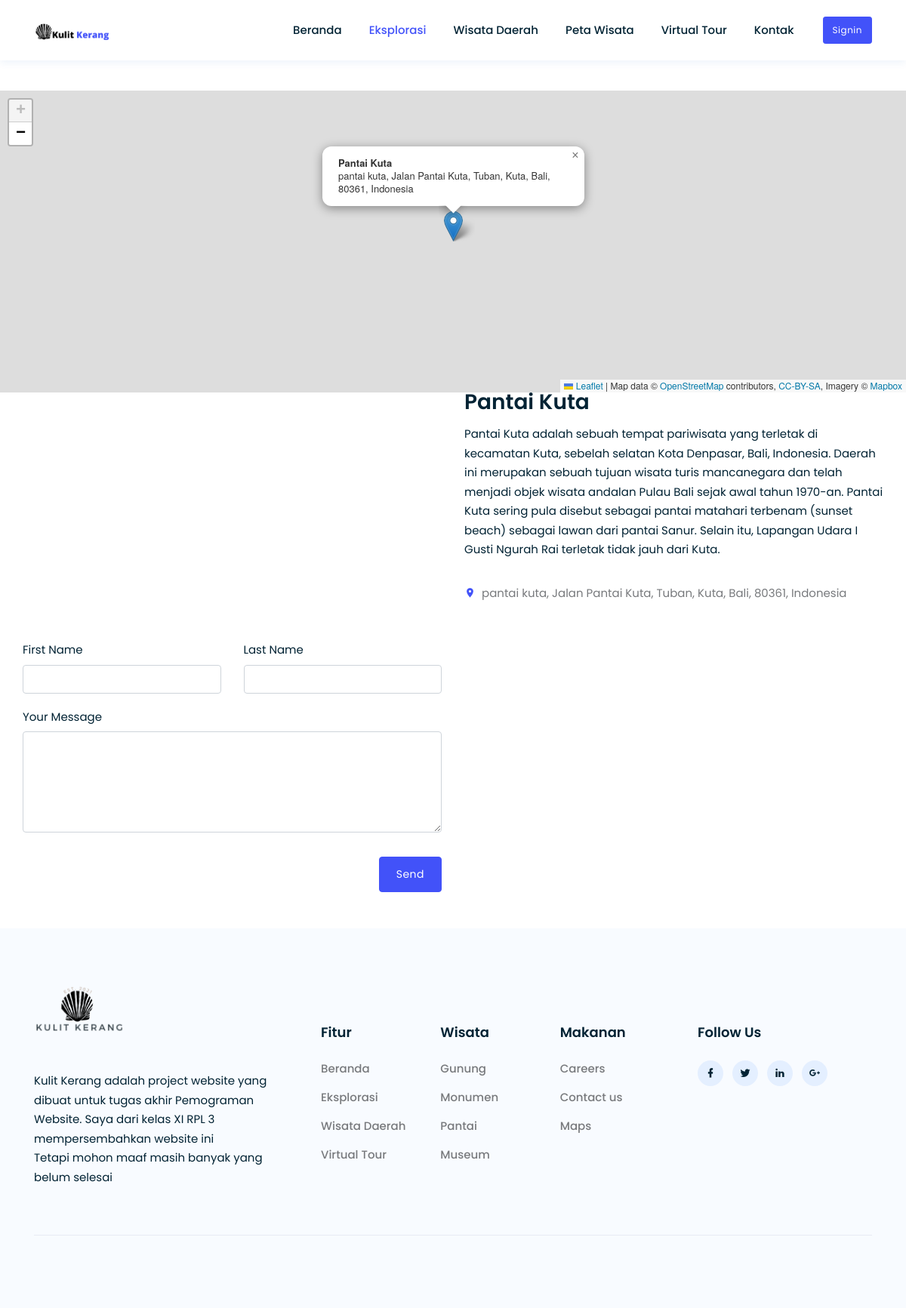
Page /data_eks/detail/40 on the committed database.
### tables this page shows
CREATE TABLE `wisata` (
  `id_wisata` int(11) NOT NULL,
  `id_pulau` int(11) NOT NULL,
  `nama_wisata` varchar(100) NOT NULL,
  `foto_wisata` varchar(100) NOT NULL,
  `kategori` varchar(100) NOT NULL,
  `alamat` text NOT NULL,
  `deskripsi` text NOT NULL,
  `la` varchar(50) NOT NULL,
  `lo` varchar(50) NOT NULL
);

### application/modules/template_index3/controllers/Template_index3.php (called while the page is built, shortened)
<?php
class template_index3 extends MX_Controller {
	function __construct()
	{
		$this->load->model('m_template_index3');
	}
	public function tampilCore($data)
	{
		$this->load->view('view_template_core_index3',$data);
	}
}

### application/third_party/MX/Modules.php (called while the page is built, shortened)
<?php (defined('BASEPATH')) OR exit('No direct script access allowed');
class Modules
{
	public static $routes, $registry, $locations;
	public static function run($module)
	{
		$method = 'index';
		if(($pos = strrpos($module, '/')) != FALSE)
		{
			$method = substr($module, $pos + 1);
			$module = substr($module, 0, $pos);
		}
		if($class = self::load($module))
		{
			if (method_exists($class, $method))	{
				$args = func_get_args();
				$output = call_user_func_array(array($class, $method), array_slice($args, 1));
				$buffer = ob_get_clean();
				return ($output !== NULL) ? $output : $buffer;
			}
		}
	}
	public static function load($module)
	{
		(is_array($module)) ? list($module, $params) = each($module) : $params = NULL;
		$alias = strtolower(basename($module));
		if ( ! isset(self::$registry[$alias]))
		{
			self::$registry[$alias] = new $controller($params);
		}
		return self::$registry[$alias];
	}
}

### index.php (called while the page is built, shortened)
<?php
require_once BASEPATH.'core/CodeIgniter.php';

### application/modules/data_eks/models/M_data_eks.php (called while the page is built, shortened)
<?php
class M_data_eks extends CI_Model {
	function detail($id)
	{
		$this->db->select('*')
		->from('wisata')
		->where('id_wisata',$id);
		$query = $this->db->get();
		return $query->row_array();
	}
}

### application/modules/data_eks/views/V_data_detail.php (the view, shortened to what this page needs)
<section class="home-slider" id="home">
        <div class="container-fluid">
            <div  class="row">
                <div  style="height: 200px; margin-top: 120px" id="carouselExampleControls" class="carousel slide" data-ride="carousel">
                    <div id="mapid" style="height:50vh;"></div>
                </div>
            </div>
        </div>
    </section>
    <section class="section pb-5" id="features">
        <div style="
        margin-top: 5%;
        " class="container">
        <div class="row">
            <div class="row mt-1 pt-1 ">
                <div class="col-lg-6">
                    <div class="mt-4">
                    </div>
                </div>
                <div class="col-lg-6">
                    <div class="mt-4">
                        <div class="custom-form mt-4">
                            <form method="post" action="php/contact.php" name="contact-form" id="contact-form">
                                <h3><?php echo $detail['nama_wisata']?> </h3>
                                <p>
                                    <?php echo $detail['deskripsi']?>
                                </p>
                                <div class="row mt-2">
                                    <div class="col-lg-12">
                                        <p class="mb-2 mt-3 text-muted"><i class="mdi mdi-map-marker mr-2 text-primary"></i><?php echo $detail['alamat']?></p>
                                    </div>
                                </div>
                            </form>
                        </div>
                    </div>
                </div>
                <div style="margin-top: 40px" class="col-md-6">
                    <?= form_open_multipart('data_eks/komentar/'.$detail['id_wisata']); ?>
                        <div class="row">
                            <div class="col-lg-6">
                                <div class="form-group mt-1">
                                    <label class="contact-lable">First Name</label>
                                    <input name="first" id="name" class="form-control" type="text" />
                                </div>
                            </div>
                            <div class="col-lg-6">
                                <div class="form-group mt-1">
                                    <label class="contact-lable">Last Name</label>
                                    <input name="last" id="lastname" class="form-control" type="text" />
                                </div>
                            </div>
                        </div>
                        <div class="row">
                            <div class="col-lg-12">
                                <div class="form-group mt-1">
                                    <label class="contact-lable">Your Message</label>
                                    <textarea name="isi" id="comments" rows="5" class="form-control"></textarea>
                                </div>
                            </div>
                        </div>
                        <div class="row">
                            <div class="col-lg-12 mt-3 text-right">
                                <button id="submit" name="kirim" class="submitBnt btn btn-primary btn-round">Send</button>
                            </div>
                        </div>
                        <?= form_close(); ?>
                </div>
                <div style="margin-top: 40px" class="col-md-6">
                    </div>
                </div>
            </div>
        </div>
    </section>

### rows in the picture
wisata: nama_wisata "Pantai Kuta", deskripsi "Pantai Kuta adalah sebuah tempat pariwisata yang terletak di kecamatan Kuta, sebelah selatan Kota Denpasar, Bali, Indonesia. Daerah ini merupakan sebuah tujuan wisata turis mancanegara dan telah menjadi objek wisata andalan Pulau Bali sejak awal tahun 1970-an. Pantai Kuta sering pula disebut sebagai pantai matahari terbenam (sunset beach) sebagai lawan dari pantai Sanur. Selain itu, Lapangan Udara I Gusti Ngurah Rai terletak tidak jauh dari Kuta.", alamat "pantai kuta, Jalan Pantai Kuta, Tuban, Kuta, Bali, 80361, Indonesia"
